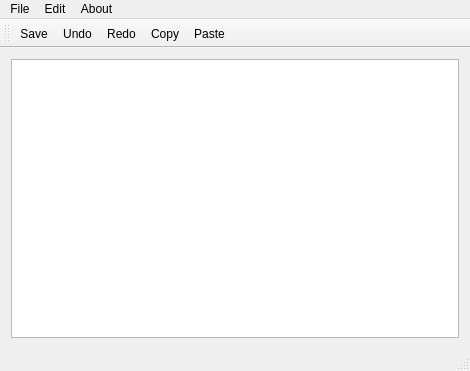
<?xml version="1.0" encoding="UTF-8"?>
<ui version="4.0">
 <class>MainWindow</class>
 <widget class="QMainWindow" name="MainWindow">
  <property name="geometry">
   <rect>
    <x>0</x>
    <y>0</y>
    <width>470</width>
    <height>371</height>
   </rect>
  </property>
  <property name="windowTitle">
   <string>MainWindow</string>
  </property>
  <widget class="QWidget" name="centralWidget">
   <layout class="QGridLayout" name="gridLayout">
    <item row="0" column="0">
     <widget class="QTextEdit" name="textEdit"/>
    </item>
   </layout>
  </widget>
  <widget class="QMenuBar" name="menuBar">
   <property name="geometry">
    <rect>
     <x>0</x>
     <y>0</y>
     <width>470</width>
     <height>22</height>
    </rect>
   </property>
   <widget class="QMenu" name="menuFile">
    <property name="title">
     <string>File</string>
    </property>
    <addaction name="separator"/>
    <addaction name="separator"/>
    <addaction name="actionOpen"/>
    <addaction name="actionSave"/>
    <addaction name="actionQuit"/>
   </widget>
   <widget class="QMenu" name="menuEdit">
    <property name="title">
     <string>Edit</string>
    </property>
    <addaction name="actionCopy"/>
    <addaction name="actionPaste"/>
    <addaction name="actionUndo"/>
    <addaction name="actionRedo"/>
    <addaction name="actionPrint"/>
   </widget>
   <widget class="QMenu" name="menuAbout">
    <property name="title">
     <string>About</string>
    </property>
    <addaction name="actionABout_Qt"/>
   </widget>
   <addaction name="menuFile"/>
   <addaction name="menuEdit"/>
   <addaction name="menuAbout"/>
  </widget>
  <widget class="QToolBar" name="mainToolBar">
   <attribute name="toolBarArea">
    <enum>TopToolBarArea</enum>
   </attribute>
   <attribute name="toolBarBreak">
    <bool>false</bool>
   </attribute>
   <addaction name="actionSave"/>
   <addaction name="actionUndo"/>
   <addaction name="actionRedo"/>
   <addaction name="actionCopy"/>
   <addaction name="actionPaste"/>
  </widget>
  <widget class="QStatusBar" name="statusBar"/>
  <action name="actionOpen">
   <property name="icon">
    <iconset resource="icon.qrc">
     <normaloff>:/images/open.png</normaloff>:/images/open.png</iconset>
   </property>
   <property name="text">
    <string>Open</string>
   </property>
   <property name="shortcut">
    <string>Ctrl+O</string>
   </property>
  </action>
  <action name="actionSave">
   <property name="icon">
    <iconset resource="icon.qrc">
     <normaloff>:/images/save.png</normaloff>:/images/save.png</iconset>
   </property>
   <property name="text">
    <string>Save</string>
   </property>
   <property name="shortcut">
    <string>Ctrl+S</string>
   </property>
  </action>
  <action name="actionQuit">
   <property name="icon">
    <iconset resource="icon.qrc">
     <normaloff>:/images/exit.png</normaloff>:/images/exit.png</iconset>
   </property>
   <property name="text">
    <string>Quit</string>
   </property>
   <property name="shortcut">
    <string>Ctrl+X</string>
   </property>
  </action>
  <action name="actionCopy">
   <property name="icon">
    <iconset resource="icon.qrc">
     <normaloff>:/images/copy.png</normaloff>:/images/copy.png</iconset>
   </property>
   <property name="text">
    <string>Copy</string>
   </property>
   <property name="shortcut">
    <string>Ctrl+C</string>
   </property>
  </action>
  <action name="actionPaste">
   <property name="icon">
    <iconset resource="icon.qrc">
     <normaloff>:/images/paste.png</normaloff>:/images/paste.png</iconset>
   </property>
   <property name="text">
    <string>Paste</string>
   </property>
   <property name="shortcut">
    <string>Ctrl+P</string>
   </property>
  </action>
  <action name="actionUndo">
   <property name="icon">
    <iconset resource="icon.qrc">
     <normaloff>:/images/undo.png</normaloff>:/images/undo.png</iconset>
   </property>
   <property name="text">
    <string>Undo</string>
   </property>
   <property name="shortcut">
    <string>Ctrl+Z</string>
   </property>
  </action>
  <action name="actionRedo">
   <property name="icon">
    <iconset resource="icon.qrc">
     <normaloff>:/images/redo.png</normaloff>:/images/redo.png</iconset>
   </property>
   <property name="text">
    <string>Redo</string>
   </property>
   <property name="shortcut">
    <string>Ctrl+Y</string>
   </property>
  </action>
  <action name="actionABout_Qt">
   <property name="icon">
    <iconset resource="icon.qrc">
     <normaloff>:/images/info.png</normaloff>:/images/info.png</iconset>
   </property>
   <property name="text">
    <string>ABout Qt</string>
   </property>
   <property name="shortcut">
    <string>Ctrl+I</string>
   </property>
  </action>
  <action name="actionPrint">
   <property name="icon">
    <iconset resource="icon.qrc">
     <normaloff>:/images/print.png</normaloff>:/images/print.png</iconset>
   </property>
   <property name="text">
    <string>Print</string>
   </property>
  </action>
 </widget>
 <layoutdefault spacing="6" margin="11"/>
 <resources>
  <include location="icon.qrc"/>
 </resources>
 <connections/>
</ui>
